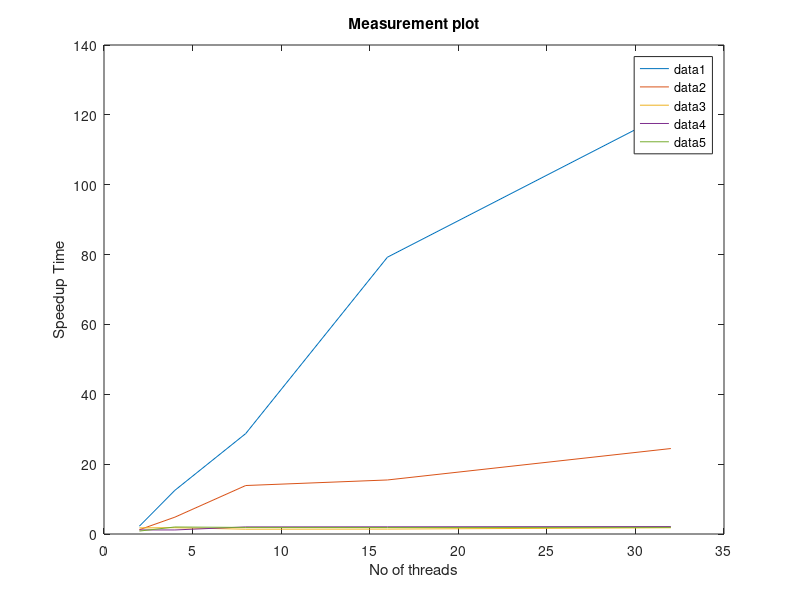

Here is the MATLAB script that generated this plot:
th= [2 4 8 16 32];
s1 = [2.25 12.5 28.75 79.25 121];
s2 = [1.23 4.82 13.88 15.47 24.47];
s3 = [1.75 1.80 1.38 1.41 1.79];
s4 = [1.17 1.16 2.03 2.06 2.13];
s5 = [.84 2.01 1.88 1.86 1.90];

ylim([0 121])
plot(th,s1,th,s2, th,s3, th,s4, th,s5)
xlabel("No of threads");
ylabel("Speedup Time");
title ('Measurement plot');
legend ('show');
print -dpng speedup2.png
 
